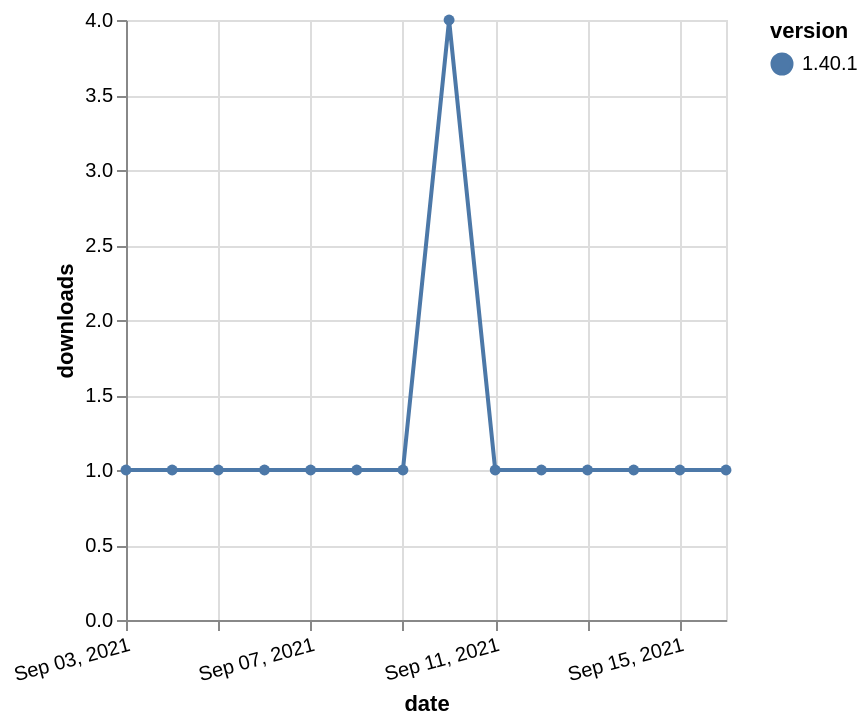

The specification (Vega-Lite) saved for this image:
### Vega-Lite specification from a JSON file in a GitHub repository (floating-point values rounded to 4 significant figures)
{"$schema": "https://vega.github.io/schema/vega-lite/v5.json", "description": "A simple bar chart with embedded data.", "data": {"values": [{"date": "2021-09-03", "total": 238, "delta": 1, "version": "1.40.1"}, {"date": "2021-09-04", "total": 239, "delta": 1, "version": "1.40.1"}, {"date": "2021-09-05", "total": 240, "delta": 1, "version": "1.40.1"}, {"date": "2021-09-06", "total": 241, "delta": 1, "version": "1.40.1"}, {"date": "2021-09-07", "total": 242, "delta": 1, "version": "1.40.1"}, {"date": "2021-09-08", "total": 243, "delta": 1, "version": "1.40.1"}, {"date": "2021-09-09", "total": 244, "delta": 1, "version": "1.40.1"}, {"date": "2021-09-10", "total": 248, "delta": 4, "version": "1.40.1"}, {"date": "2021-09-11", "total": 249, "delta": 1, "version": "1.40.1"}, {"date": "2021-09-12", "total": 250, "delta": 1, "version": "1.40.1"}, {"date": "2021-09-13", "total": 251, "delta": 1, "version": "1.40.1"}, {"date": "2021-09-14", "total": 252, "delta": 1, "version": "1.40.1"}, {"date": "2021-09-15", "total": 253, "delta": 1, "version": "1.40.1"}, {"date": "2021-09-16", "total": 254, "delta": 1, "version": "1.40.1"}]}, "width": "container", "mark": {"type": "line", "point": {"filled": true}}, "encoding": {"x": {"field": "date", "type": "temporal", "timeUnit": "yearmonthdate", "title": "date", "axis": {"labelAngle": -15}}, "y": {"field": "delta", "type": "quantitative", "title": "downloads"}, "color": {"field": "version", "type": "nominal"}, "tooltip": {"field": "delta"}}}
